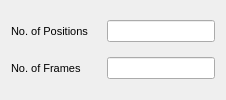
                    <widget class="QWidget" name="page_5">
                     <layout class="QGridLayout" name="gridLayout_17">
                      <item row="0" column="0">
                       <layout class="QHBoxLayout" name="horizontalLayout_22">
                        <item>
                         <widget class="QLabel" name="label_24">
                          <property name="sizePolicy">
                           <sizepolicy hsizetype="Fixed" vsizetype="Preferred">
                            <horstretch>0</horstretch>
                            <verstretch>0</verstretch>
                           </sizepolicy>
                          </property>
                          <property name="minimumSize">
                           <size>
                            <width>90</width>
                            <height>0</height>
                           </size>
                          </property>
                          <property name="font">
                           <font>
                            <pointsize>8</pointsize>
                           </font>
                          </property>
                          <property name="text">
                           <string>No. of Positions</string>
                          </property>
                         </widget>
                        </item>
                        <item>
                         <widget class="QLineEdit" name="json_stopngo_positions"/>
                        </item>
                       </layout>
                      </item>
                      <item row="1" column="0">
                       <layout class="QHBoxLayout" name="horizontalLayout_14">
                        <item>
                         <widget class="QLabel" name="label_16">
                          <property name="sizePolicy">
                           <sizepolicy hsizetype="Fixed" vsizetype="Preferred">
                            <horstretch>0</horstretch>
                            <verstretch>0</verstretch>
                           </sizepolicy>
                          </property>
                          <property name="minimumSize">
                           <size>
                            <width>90</width>
                            <height>0</height>
                           </size>
                          </property>
                          <property name="font">
                           <font>
                            <pointsize>8</pointsize>
                           </font>
                          </property>
                          <property name="text">
                           <string>No. of Frames</string>
                          </property>
                         </widget>
                        </item>
                        <item>
                         <widget class="QLineEdit" name="json_stopngo_frames"/>
                        </item>
                       </layout>
                      </item>
                     </layout>
                    </widget>
